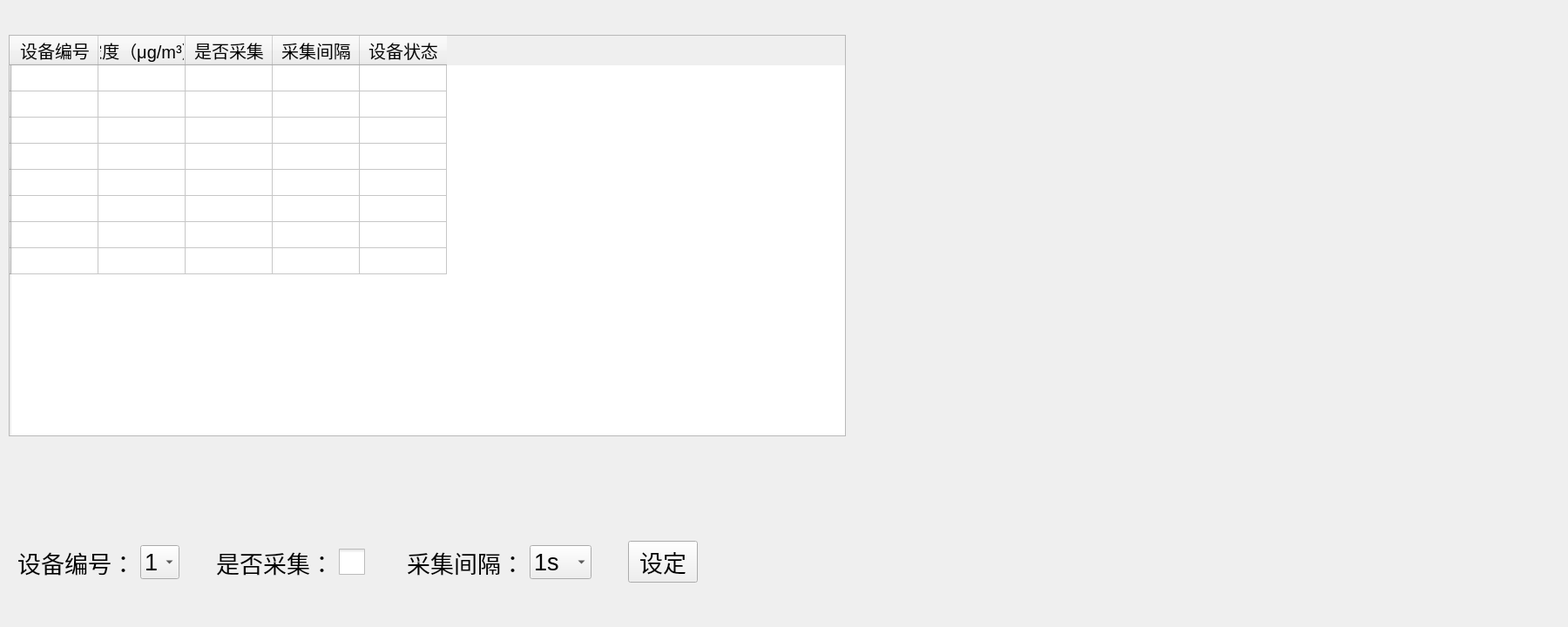
<?xml version="1.0" encoding="UTF-8"?>
<ui version="4.0">
 <class>HomePage</class>
 <widget class="QWidget" name="HomePage">
  <property name="geometry">
   <rect>
    <x>0</x>
    <y>0</y>
    <width>1800</width>
    <height>720</height>
   </rect>
  </property>
  <property name="windowTitle">
   <string>Form</string>
  </property>
  <property name="styleSheet">
   <string notr="true">QWidget{font-size: 15pt;}</string>
  </property>
  <widget class="QWidget" name="widget_curve" native="true">
   <property name="geometry">
    <rect>
     <x>989</x>
     <y>20</y>
     <width>791</width>
     <height>581</height>
    </rect>
   </property>
  </widget>
  <widget class="QTableWidget" name="tableWidget">
   <property name="geometry">
    <rect>
     <x>10</x>
     <y>40</y>
     <width>961</width>
     <height>461</height>
    </rect>
   </property>
   <property name="layoutDirection">
    <enum>Qt::LeftToRight</enum>
   </property>
   <row>
    <property name="text">
     <string/>
    </property>
   </row>
   <row>
    <property name="text">
     <string/>
    </property>
   </row>
   <row>
    <property name="text">
     <string/>
    </property>
   </row>
   <row>
    <property name="text">
     <string/>
    </property>
   </row>
   <row>
    <property name="text">
     <string/>
    </property>
   </row>
   <row>
    <property name="text">
     <string/>
    </property>
   </row>
   <row>
    <property name="text">
     <string/>
    </property>
   </row>
   <row>
    <property name="text">
     <string/>
    </property>
   </row>
   <column>
    <property name="text">
     <string>设备编号</string>
    </property>
   </column>
   <column>
    <property name="text">
     <string>浓度（μg/m³）</string>
    </property>
   </column>
   <column>
    <property name="text">
     <string>是否采集</string>
    </property>
   </column>
   <column>
    <property name="text">
     <string>采集间隔</string>
    </property>
   </column>
   <column>
    <property name="text">
     <string>设备状态</string>
    </property>
   </column>
  </widget>
  <widget class="QWidget" name="layoutWidget_4">
   <property name="geometry">
    <rect>
     <x>20</x>
     <y>610</y>
     <width>781</width>
     <height>71</height>
    </rect>
   </property>
   <layout class="QHBoxLayout" name="horizontalLayout_5">
    <item>
     <widget class="QLabel" name="label_18">
      <property name="styleSheet">
       <string notr="true">QWidget{font-size: 20pt;}</string>
      </property>
      <property name="text">
       <string>设备编号：</string>
      </property>
      <property name="alignment">
       <set>Qt::AlignRight|Qt::AlignTrailing|Qt::AlignVCenter</set>
      </property>
     </widget>
    </item>
    <item>
     <widget class="QComboBox" name="comboBox_devNum">
      <property name="styleSheet">
       <string notr="true">QWidget{font-size: 20pt;}</string>
      </property>
      <item>
       <property name="text">
        <string>1</string>
       </property>
      </item>
      <item>
       <property name="text">
        <string>2</string>
       </property>
      </item>
      <item>
       <property name="text">
        <string>3</string>
       </property>
      </item>
      <item>
       <property name="text">
        <string>4</string>
       </property>
      </item>
      <item>
       <property name="text">
        <string>5</string>
       </property>
      </item>
      <item>
       <property name="text">
        <string>6</string>
       </property>
      </item>
      <item>
       <property name="text">
        <string>7</string>
       </property>
      </item>
      <item>
       <property name="text">
        <string>8</string>
       </property>
      </item>
     </widget>
    </item>
    <item>
     <spacer name="horizontalSpacer_22">
      <property name="orientation">
       <enum>Qt::Horizontal</enum>
      </property>
      <property name="sizeHint" stdset="0">
       <size>
        <width>40</width>
        <height>20</height>
       </size>
      </property>
     </spacer>
    </item>
    <item>
     <widget class="QLabel" name="label_20">
      <property name="styleSheet">
       <string notr="true">QWidget{font-size: 20pt;}</string>
      </property>
      <property name="text">
       <string>是否采集：</string>
      </property>
      <property name="alignment">
       <set>Qt::AlignRight|Qt::AlignTrailing|Qt::AlignVCenter</set>
      </property>
     </widget>
    </item>
    <item>
     <widget class="QCheckBox" name="checkBox_isWork">
      <property name="styleSheet">
       <string notr="true">QCheckBox::indicator{width: 30px;height: 30px;}</string>
      </property>
      <property name="text">
       <string/>
      </property>
     </widget>
    </item>
    <item>
     <spacer name="horizontalSpacer_23">
      <property name="orientation">
       <enum>Qt::Horizontal</enum>
      </property>
      <property name="sizeHint" stdset="0">
       <size>
        <width>40</width>
        <height>20</height>
       </size>
      </property>
     </spacer>
    </item>
    <item>
     <widget class="QLabel" name="label_21">
      <property name="styleSheet">
       <string notr="true">QWidget{font-size: 20pt;}</string>
      </property>
      <property name="text">
       <string>采集间隔：</string>
      </property>
      <property name="alignment">
       <set>Qt::AlignRight|Qt::AlignTrailing|Qt::AlignVCenter</set>
      </property>
     </widget>
    </item>
    <item>
     <widget class="QComboBox" name="comboBox_acquisitionInterval">
      <property name="styleSheet">
       <string notr="true">QWidget{font-size: 20pt;}</string>
      </property>
      <item>
       <property name="text">
        <string>1s</string>
       </property>
      </item>
      <item>
       <property name="text">
        <string>2s</string>
       </property>
      </item>
      <item>
       <property name="text">
        <string>3s</string>
       </property>
      </item>
      <item>
       <property name="text">
        <string>4s</string>
       </property>
      </item>
      <item>
       <property name="text">
        <string>5s</string>
       </property>
      </item>
      <item>
       <property name="text">
        <string>6s</string>
       </property>
      </item>
      <item>
       <property name="text">
        <string>7s</string>
       </property>
      </item>
      <item>
       <property name="text">
        <string>8s</string>
       </property>
      </item>
      <item>
       <property name="text">
        <string>9s</string>
       </property>
      </item>
      <item>
       <property name="text">
        <string>10s</string>
       </property>
      </item>
     </widget>
    </item>
    <item>
     <spacer name="horizontalSpacer_24">
      <property name="orientation">
       <enum>Qt::Horizontal</enum>
      </property>
      <property name="sizeHint" stdset="0">
       <size>
        <width>40</width>
        <height>20</height>
       </size>
      </property>
     </spacer>
    </item>
    <item>
     <widget class="QPushButton" name="btn_set">
      <property name="styleSheet">
       <string notr="true">QWidget{font-size: 20pt;}</string>
      </property>
      <property name="text">
       <string>设定</string>
      </property>
     </widget>
    </item>
   </layout>
  </widget>
 </widget>
 <resources/>
 <connections/>
</ui>
